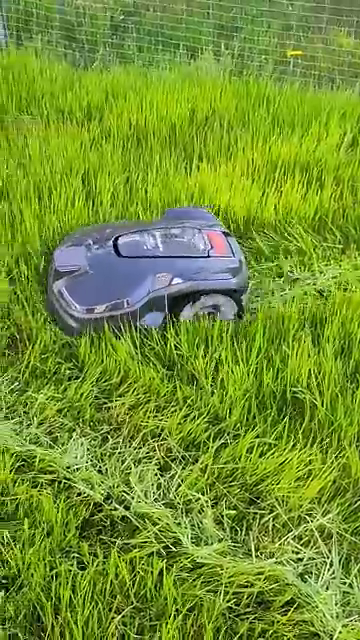
#> input picture frame 30 of robot_lawn_navigation.mp4, 360 x 640 px
$ python robotnavigation.py
#> lines starting #> are read from the running program, lines starting #| are printed output that depends on the picture
import cv2 as cv

capture = cv.VideoCapture('robot_lawn_navigation.mp4')

while True:
    isTrue, frame = capture.read()
#> frame is the input picture: shape (640, 360, 3); mean B, G, R 48.4, 146.6, 114.7

    if isTrue:

        frame_resized = cv.resize(frame, (640, 480))
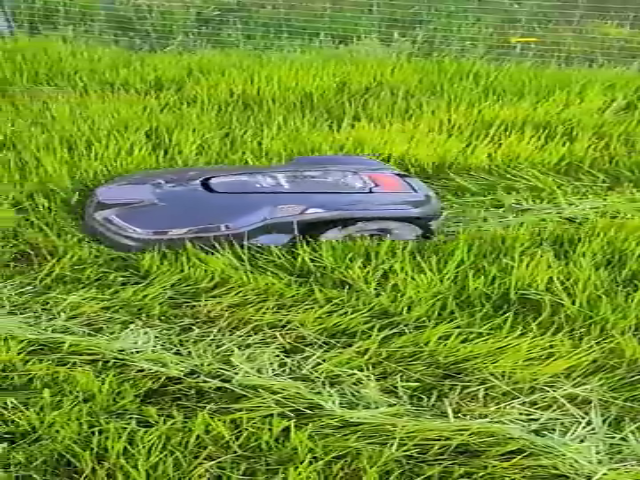
#> frame_resized: shape (480, 640, 3); mean B, G, R 48.3, 146.5, 114.5
        cv.imshow('Lawn Robot Navigation', frame_resized)


        if cv.waitKey(20) & 0xFF == ord('d'):
#> (key Esc is pressed here)
            break
    else:
        break

capture.release()
cv.destroyAllWindows()

$ run again, starting later in the video
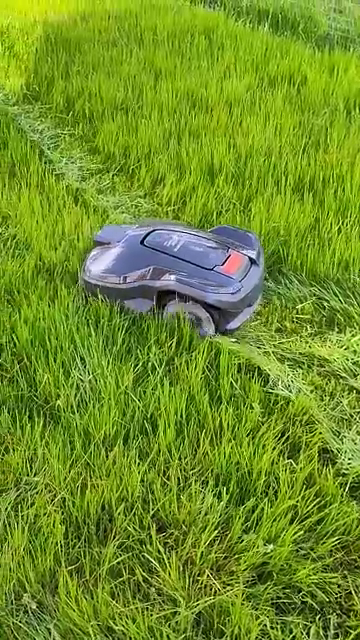
#> input picture frame 138 of robot_lawn_navigation.mp4, 360 x 640 px
#> frame is the input picture: shape (640, 360, 3); mean B, G, R 40, 143.8, 111.4
#> `frame_resized = cv.resize(frame, (640, 480))`:
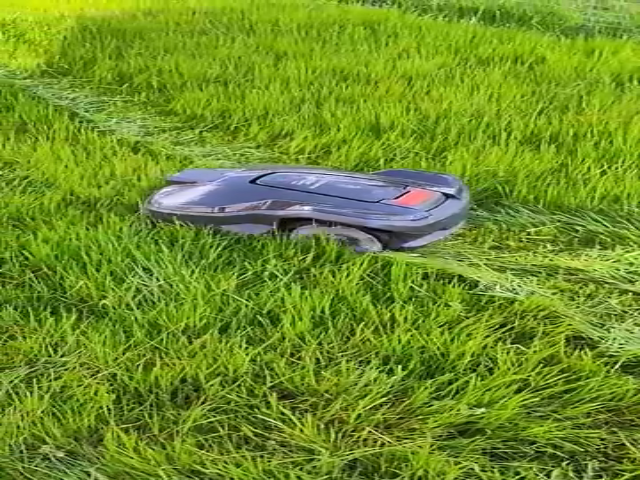
#> frame_resized: shape (480, 640, 3); mean B, G, R 39.9, 143.7, 111.3

$ run again, starting later in the video
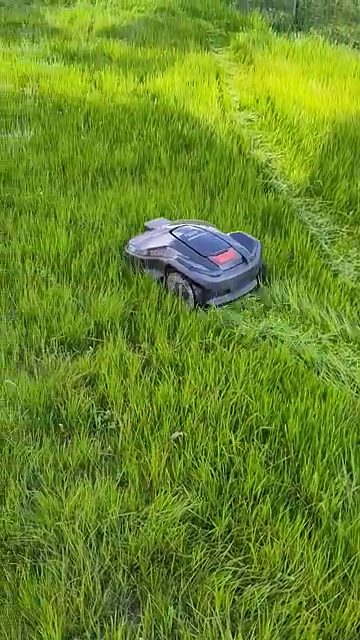
#> input picture frame 246 of robot_lawn_navigation.mp4, 360 x 640 px
#> frame is the input picture: shape (640, 360, 3); mean B, G, R 39, 137.5, 105.7
#> `frame_resized = cv.resize(frame, (640, 480))`:
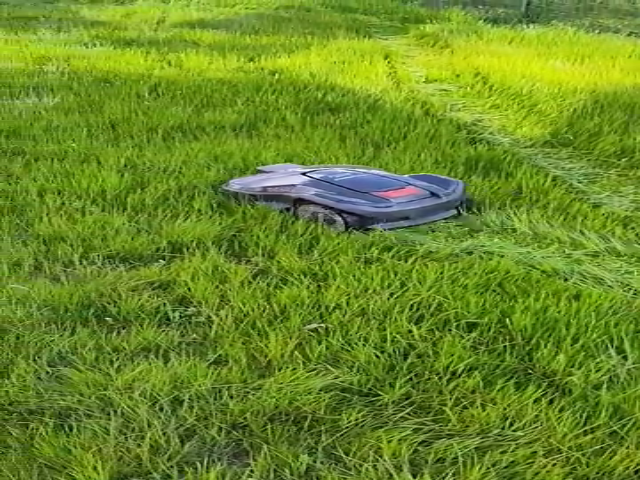
#> frame_resized: shape (480, 640, 3); mean B, G, R 38.8, 137.4, 105.6
